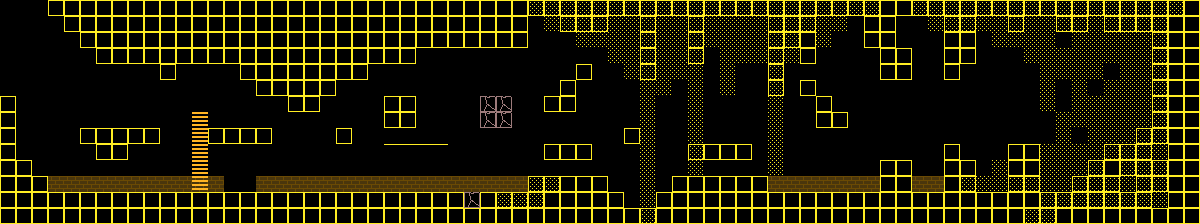

This is a level from a 2D game, rendered from its Tiled map with the project's own tilesets. A one-line summary and the map file follow, with tile-layer data summarised:
An orthogonal 75x14 tile map with 16x16 px tiles, 2 tile layers (layer[0], boundary), 2 tilesets and 5 objects (grassland, cavern, dungeon, player_spawn).

<map version="1.0" orientation="orthogonal" renderorder="right-down" width="75" height="14" tilewidth="16" tileheight="16" nextobjectid="13">
 <properties>
  <property name="style" value="cavern" />
  <property name="title" value="style_test" />
 </properties>
 <tileset firstgid="1" name="boundry_tileset_03" tilewidth="16" tileheight="16" tilecount="72">
  <image source="../../images/boundry_tileset_03.png" width="128" height="144" />
 </tileset>
 <tileset firstgid="73" name="beary_tileset_03" tilewidth="16" tileheight="16" spacing="1" margin="1" tilecount="160">
  <image source="../../images/beary_tileset_03.png" width="171" height="273" />
 </tileset>
 <objectgroup color="#d4d63a" name="StyleRegion" opacity="0.17">
  <object id="7" name="grassland" x="0" y="0" width="288" height="224" />
  <object id="11" name="cavern" x="288" y="0" width="576" height="224" />
  <object id="12" name="dungeon" x="864" y="0" width="336" height="224" />
 </objectgroup>
 <layer name="layer[0]" width="75" height="14">
  <data>[1050 cells, 262 non-empty, 2 distinct tile ids]</data>
 </layer>
 <layer name="boundary" width="75" height="14">
  <data>[1050 cells, 477 non-empty, 4 distinct tile ids]</data>
 </layer>
 <objectgroup name="Objects">
  <object id="2" name="player_spawn" type="player_spawn" x="160" y="160" width="16" height="32" />
 </objectgroup>
 <objectgroup name="CameraRegions">
  <object id="6" x="0" y="0" width="1200" height="224" />
 </objectgroup>
</map>